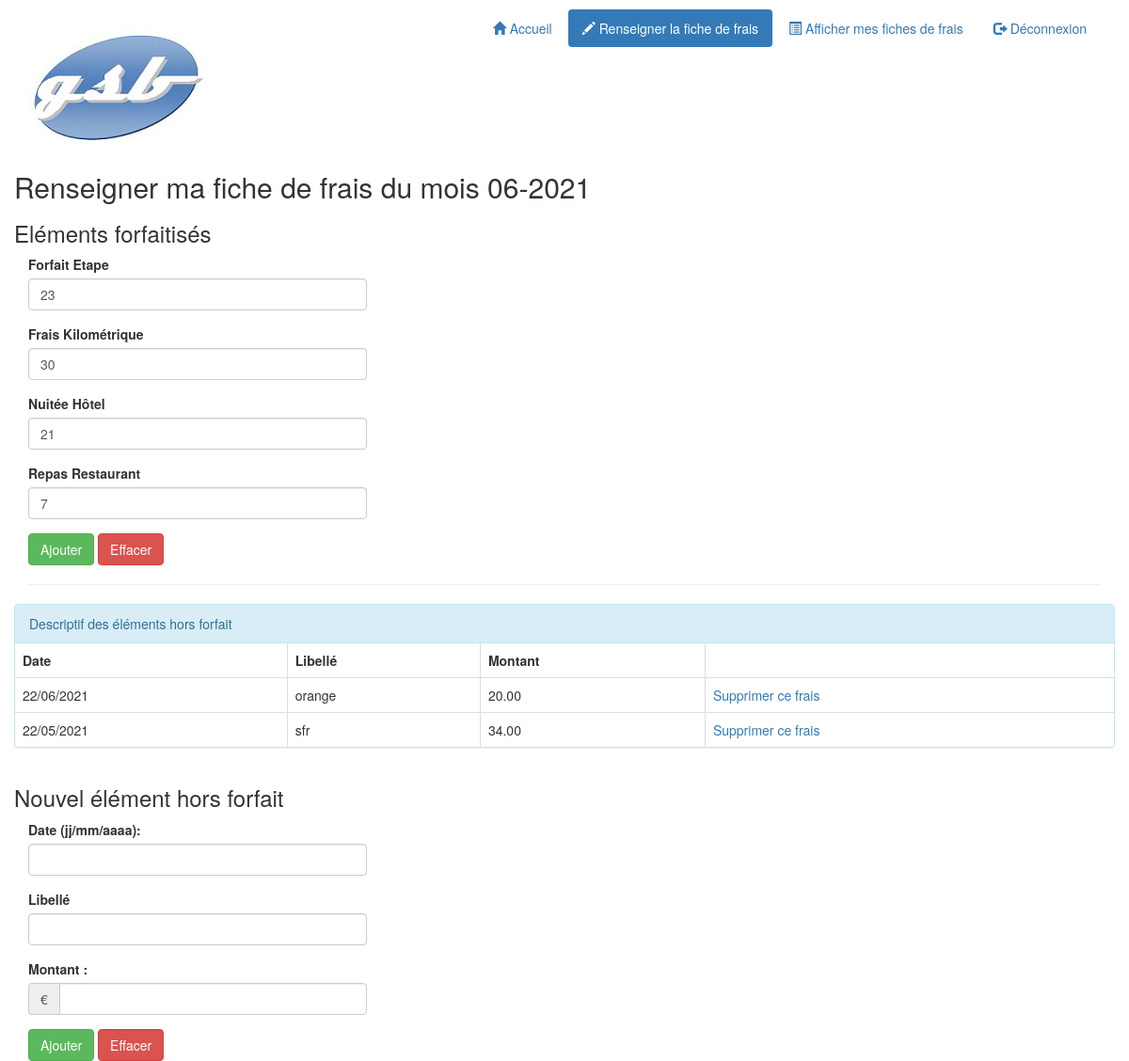
The page /index.php?uc=gererFrais&action=saisirFrais (signed in) on the database its author committed.
### tables this page shows
CREATE TABLE `lignefraisforfait` (
  `idvisiteur` char(4) NOT NULL,
  `mois` char(6) NOT NULL,
  `idfraisforfait` char(3) NOT NULL,
  `quantite` int(11) DEFAULT NULL
);

CREATE TABLE `fraisforfait` (
  `id` char(3) NOT NULL,
  `libelle` char(20) DEFAULT NULL,
  `montant` decimal(5,2) DEFAULT NULL
);

CREATE TABLE `lignefraishorsforfait` (
  `id` int(11) NOT NULL,
  `idvisiteur` char(4) NOT NULL,
  `mois` char(6) NOT NULL,
  `libelle` varchar(100) DEFAULT NULL,
  `date` date DEFAULT NULL,
  `montant` decimal(10,2) DEFAULT NULL
);

### includes/fct.inc.php (called while the page is built, shortened)
<?php
function estConnecte()
{
    return isset($_SESSION['idVisiteur']);
}
function estConnecteComptable()
{
    return isset($_SESSION['idComptable']);
}
function dateAnglaisVersFrancais($maDate)
{
    @list($annee, $mois, $jour) = explode('-', $maDate);
    $date = $jour . '/' . $mois . '/' . $annee;
    return $date;
}
function getMois($date)
{
    @list($jour, $mois, $annee) = explode('/', $date);
    return $annee . $mois;
}

### controleurs/c_gererFrais.php (called while the page is built, shortened)
<?php
$idVisiteur = $_SESSION['idVisiteur'];
$mois = getMois(date('d/m/Y'));
$numAnnee = substr($mois, 0, 4);
$numMois = substr($mois, 4, 2);
$lesFraisHorsForfait = $pdo->getLesFraisHorsForfait($idVisiteur, $mois);
$lesFraisForfait = $pdo->getLesFraisForfait($idVisiteur, $mois);
require 'vues/v_listeFraisForfait.php';
require 'vues/v_listeFraisHorsForfait.php';

### includes/class.pdogsb.inc.php (called while the page is built, shortened)
<?php
class PdoGsb
{
    private static $_serveur = 'mysql:host=localhost';
    private static $_bdd = 'dbname=gsb_frais';
    private static $_user = 'userGsb';
    private static $_mdp = 'secret';
    private static $_monPdo;
    private static $_monPdoGsb = null;
    private function __construct()
    {
        PdoGsb::$_monPdo = new PDO(
            PdoGsb::$_serveur . ';' . PdoGsb::$_bdd,
            PdoGsb::$_user,
            PdoGsb::$_mdp
        );
        PdoGsb::$_monPdo->query('SET CHARACTER SET utf8');
    }
    public static function getPdoGsb()
    {
        if (PdoGsb::$_monPdoGsb == null) {
            PdoGsb::$_monPdoGsb = new PdoGsb();
        }
        return PdoGsb::$_monPdoGsb;
    }
    public function getLesFraisHorsForfait($idVisiteur, $mois)
    {
        $requetePrepare = PdoGsb::$_monPdo->prepare(
            'SELECT * FROM lignefraishorsforfait '
            . 'WHERE lignefraishorsforfait.idvisiteur = :unIdVisiteur '
            . 'AND lignefraishorsforfait.mois = :unMois'
        );
        $requetePrepare->bindParam(':unIdVisiteur', $idVisiteur, PDO::PARAM_STR);
        $requetePrepare->bindParam(':unMois', $mois, PDO::PARAM_STR);
        $requetePrepare->execute();
        $lesLignes = $requetePrepare->fetchAll();
        for ($i = 0; $i < count($lesLignes); $i++) {
            $date = $lesLignes[$i]['date'];
            $lesLignes[$i]['date'] = dateAnglaisVersFrancais($date);
        }
        return $lesLignes;
    }
    public function getLesFraisForfait($idVisiteur, $mois)
    {
        $requetePrepare = PdoGSB::$_monPdo->prepare(
            'SELECT fraisforfait.id as idfrais, '
            . 'fraisforfait.libelle as libelle, '
            . 'lignefraisforfait.quantite as quantite '
            . 'FROM lignefraisforfait '
            . 'INNER JOIN fraisforfait '
            . 'ON fraisforfait.id = lignefraisforfait.idfraisforfait '
            . 'WHERE lignefraisforfait.idvisiteur = :unIdVisiteur '
            . 'AND lignefraisforfait.mois = :unMois '
            . 'ORDER BY lignefraisforfait.idfraisforfait'
        );
        $requetePrepare->bindParam(':unIdVisiteur', $idVisiteur, PDO::PARAM_STR);
        $requetePrepare->bindParam(':unMois', $mois, PDO::PARAM_STR);
        $requetePrepare->execute();
        return $requetePrepare->fetchAll();
    }
}

### vues/v_listeFraisForfait.php (the view, shortened to what this page needs)
<div class="row">
<?php if (!estConnecteComptable()) { ?><h2>Renseigner ma fiche de frais du mois <?php echo $numMois . '-' . $numAnnee; }?>
    </h2>
    <h3>Eléments forfaitisés</h3>
    <div class="col-md-4">
        <form <?php if (estConnecteComptable()) {
            ?> action="indexcompta.php?uc=validerChoixVisiteur&action=validerMajFraisForfait"<?php
              }else {?>
        action="index.php?uc=etatFrais&action=validerMajFraisForfait"
       <?php
    }?>method="post"
              role="form">
            <fieldset>
                <?php
                foreach ($lesFraisForfait as $unFrais) {
                    $idFrais = $unFrais['idfrais'];
                    $libelle = htmlspecialchars($unFrais['libelle']);
                    $quantite = $unFrais['quantite']; ?>
                    <div class="form-group">
                        <label for="idFrais"><?php echo $libelle ?></label>
                        <input type="text" id="idFrais"
                               name="lesFrais[<?php echo $idFrais ?>]"
                               size="10" maxlength="5"
                               value="<?php echo $quantite ?>"
                               class="form-control">
                    </div>
                    <?php
                }
                ?>
                <?php
                if (estConnecteComptable()) {
                    ?> <button class="btn btn-success" type="submit">Corriger</button> <?php
                } else {
                    ?> <button class="btn btn-success" type="submit">Ajouter</button> <?php
                }
                ?>
                <?php
                if (estConnecteComptable()) {
                    ?> <button class="btn btn-danger" type="reset">Réinitialiser</button> <?php
                } else {
                    ?> <button class="btn btn-danger" type="reset">Effacer</button> <?php
                }
                ?>
            </fieldset>
        </form>
    </div>
</div>

### vues/v_entete.php (shortened to what this page needs)
<!DOCTYPE html>
<html>
    <head>
        <link href="./styles/bootstrap/bootstrap.css" rel="stylesheet">
        <link href="./styles/style.css" rel="stylesheet">
    </head>
    <body>
        <div class="container">
            <?php
            $uc = filter_input(INPUT_GET, 'uc', FILTER_SANITIZE_STRING);
            if ($estConnecte) {
                ?>
            <div class="header">
                <div class="row vertical-align">
                    <div class="col-md-4">
                        <h1>
                            <img src="./images/logo.jpg" class="img-responsive"
                                 alt="Laboratoire Galaxy-Swiss Bourdin"
                                 title="Laboratoire Galaxy-Swiss Bourdin">
                        </h1>
                    </div>
                    <div class="col-md-8">
                        <ul class="nav nav-pills pull-right" role="tablist">
                            <li <?php if (!$uc || $uc == 'accueil') { ?>class="active" <?php } ?>>
                                <a href="index.php">
                                    <span class="glyphicon glyphicon-home"></span>
                                    Accueil
                                </a>
                            </li>
                            <li <?php if ($uc == 'gererFrais') { ?>class="active"<?php } ?>>
                            <?php
                            if (estConnecteComptable()) {
                                ?> <a href="indexcompta.php?uc=validerChoixVisiteur&action=choixVisiteur"> <?php
                            } else {
                                ?> <a href="index.php?uc=gererFrais&action=saisirFrais"> <?php
                            }
                            ?>
                                    <span <?php if(estConnecteComptable()) { ?>class="glyphicon glyphicon-ok"><?php }else{?> <span class="glyphicon glyphicon-pencil"><?php } ?></span>
                                     <?php if (estConnecteComptable()) { ?>Valider les fiches de frais <?php }else{ ?>Renseigner la fiche de frais <?php } ?>
                                </a>
                            </li>
                            <li <?php if ($uc == 'etatFrais') { ?>class="active"<?php } ?>>
                            <?php
                            if (estConnecteComptable()) {
                            ?> <a href="indexcompta.php?uc=validerChoixVisiteur&action=choixVisiteur"> <?php
                            } else {
                                ?> <a href="index.php?uc=etatFrais&action=selectionnerMois"> <?php
                            }
                            ?>
                                    <span class="glyphicon glyphicon-list-alt"></span>
                                    <?php if (estConnecteComptable()) { ?>Suivre le paiement des fiches de frais  <?php }else{ ?>Afficher mes fiches de frais <?php } ?>
                                </a>
                            </li>
                            <li
                            <?php if ($uc == 'deconnexion') { ?>class="active"<?php } ?>>
                                <a href="index.php?uc=deconnexion&action=demandeDeconnexion">
                                    <span class="glyphicon glyphicon-log-out"></span>
                                    Déconnexion
                                </a>
                            </li>
                        </ul>
                    </div>
                </div>
            </div>
                <?php
            }

### index.php (shortened to what this page needs)
<?php
require_once 'includes/fct.inc.php';
require_once 'includes/class.pdogsb.inc.php';
$pdo = PdoGsb::getPdoGsb();
$estConnecte = estConnecte();
require 'vues/v_entete.php';
$uc = filter_input(INPUT_GET, 'uc', FILTER_SANITIZE_STRING);
switch ($uc) {
case 'gererFrais':
    include 'controleurs/c_gererFrais.php';
    break;
}
require 'vues/v_pied.php';

### vues/v_listeFraisHorsForfait.php (shortened to what this page needs)
<hr>
<div class="row">
    <div class="panel panel-info">
        <div class="panel-heading">Descriptif des éléments hors forfait</div>
        <table class="table table-bordered table-responsive">
            <thead>
                <tr>
                    <th class="date">Date</th>
                    <th class="libelle">Libellé</th>
                    <th class="montant">Montant</th>
                    <th class="action">&nbsp;</th>
                </tr>
            </thead>
            <tbody>
            <?php
            foreach ($lesFraisHorsForfait as $unFraisHorsForfait) {
                $libelle = htmlspecialchars($unFraisHorsForfait['libelle']);
                $date = $unFraisHorsForfait['date'];
                $montant = $unFraisHorsForfait['montant'];
                $id = $unFraisHorsForfait['id']; ?>
                <tr>
                    <td> <?php echo $date ?></td>
                    <td> <?php echo $libelle ?></td>
                    <td><?php echo $montant ?></td>
            <td>
                    <?php
                    if (estConnecteComptable()) {
                        ?> <a href="indexcompta.php?uc=validerChoixVisiteur&action=supprimerFrais&idFrais=<?php echo $id?>
                    "onclick="return confirm('Voulez-vous vraiment supprimer ce frais?');">
                            Supprimer ce frais</a> <?php
                    } else {
                        ?> <a href="index.php?uc=gererFrais&action=supprimerFrais&idFrais=<?php echo $id?>
                    "onclick="return confirm('Voulez-vous vraiment supprimer ce frais?');">
                            Supprimer ce frais</a> <?php
                    }
                    ?>
                     </td>
                </tr>
                <?php
            }
            ?>
            </tbody>
        </table>
    </div>
</div>
<div class="row">
    <h3>Nouvel élément hors forfait</h3>
    <div class="col-md-4">
 <?php
    if (estConnecteComptable()) {
        ?> <form action="indexcompta.php?uc=validerChoixVisiteur&action=validerCreationFrais"
                    method="post" role="form"><?php
    } else {
        ?> <form action="index.php?uc=gererFrais&action=validerCreationFrais"
                    method="post" role="form"><?php
    }
    ?>
            <div class="form-group">
                <label for="txtDateHF">Date (jj/mm/aaaa): </label>
                <input type="text" id="txtDateHF" name="dateFrais"
                       class="form-control" id="text">
            </div>
            <div class="form-group">
                <label for="txtLibelleHF">Libellé</label>
                <input type="text" id="txtLibelleHF" name="libelle"
                       class="form-control" id="text">
            </div>
            <div class="form-group">
                <label for="txtMontantHF">Montant : </label>
                <div class="input-group">
                    <span class="input-group-addon">€</span>
                    <input type="text" id="txtMontantHF" name="montant"
                           class="form-control" value="">
                </div>
            </div>
            <button class="btn btn-success" type="submit">Ajouter</button>
            <button class="btn btn-danger" type="reset">Effacer</button>
        </form>
    </div>
</div>

### vues/v_pied.php (shortened to what this page needs)
        </div>
    </body>
</html>

### styles/style.css (style rules this page uses)
.header { margin-top: 10px; }

### rows shown on the page
lignefraisforfait: idfraisforfait.libelle "Forfait Etape", quantite "23"
lignefraisforfait: idfraisforfait.libelle "Frais Kilométrique", quantite "30"
lignefraisforfait: idfraisforfait.libelle "Nuitée Hôtel", quantite "21"
lignefraisforfait: idfraisforfait.libelle "Repas Restaurant", quantite "7"
lignefraishorsforfait: date "22/06/2021", libelle "orange", montant "20.00"
lignefraishorsforfait: date "22/05/2021", libelle "sfr", montant "34.00"

### other values the page prints
$numMois "06"
$numAnnee "2021"
